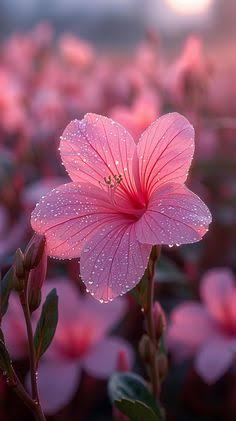
#> input picture lab practicals/exp 12/input.jpg, 236 x 421 px
$ python Ex12.py
#> lines starting #> are read from the running program, lines starting #| are printed output that depends on the picture
import cv2

# Read the image
image = cv2.imread("input.jpg")
#> image is the input picture: shape (421, 236, 3); mean B, G, R 102.2, 78, 132.4

# Rotate the image by 270 degrees clockwise
rotated = cv2.rotate(image, cv2.ROTATE_90_COUNTERCLOCKWISE)
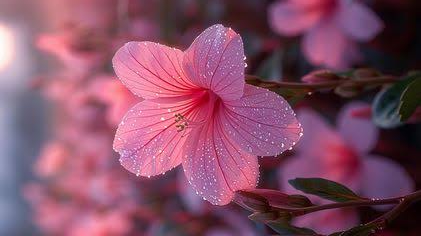
#> rotated: shape (236, 421, 3); mean B, G, R 102.2, 78, 132.4

# Save the output
cv2.imwrite("rotated_270.jpg", rotated)

# Display images
cv2.imshow("Original Image", image)
cv2.imshow("270 Degree Rotated Image", rotated)

cv2.waitKey(0)
cv2.destroyAllWindows()
